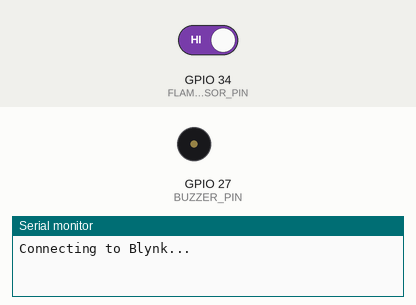
The sketch below on a simulated ESP32. On the bench: buzzer (waves = sounding), the last lines printed to the serial monitor. The test bench sets the inputs (shaded band); at power-on: GPIO 34 (FLAME_SENSOR_PIN) HIGH. WiFi joins after 1.5 s; servers stay silent unless stated.

Above: at 3.0 s.
3.1 s: GPIO 34 (FLAME_SENSOR_PIN) driven LOW
At 4.2 s:
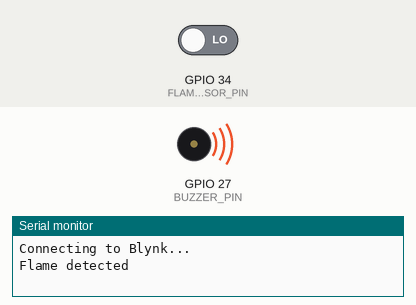
4.6 s: GPIO 34 (FLAME_SENSOR_PIN) driven HIGH
At 5.6 s:
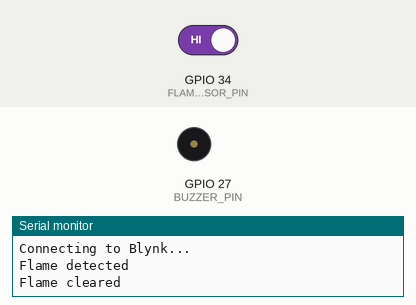
Timing chart, 0 to 7.6 s (numbered marks = the images above; inputs shaded):
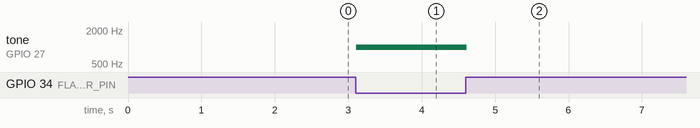

The sketch:

iot_application.ino
```cpp
#define BLYNK_TEMPLATE_ID "YOUR_TEMPLATE_ID"
#define BLYNK_TEMPLATE_NAME "Fire Alert System"
#define BLYNK_AUTH_TOKEN "YOUR_BLYNK_AUTH_TOKEN"

#include <WiFi.h>
#include <WiFiClient.h>
#include <BlynkSimpleEsp32.h>

char ssid[] = "YOUR_WIFI_SSID";
char pass[] = "YOUR_WIFI_PASSWORD";

#define FLAME_SENSOR_PIN 34
#define BUZZER_PIN 27

bool flamePreviouslyDetected = false;

void setup() {
  Serial.begin(115200);
  pinMode(FLAME_SENSOR_PIN, INPUT);
  pinMode(BUZZER_PIN, OUTPUT);

  Serial.println("Connecting to Blynk...");
  Blynk.begin(BLYNK_AUTH_TOKEN, ssid, pass);
}

void loop() {
  Blynk.run();

  int flame = digitalRead(FLAME_SENSOR_PIN);

  if (flame == LOW && !flamePreviouslyDetected) {
    flamePreviouslyDetected = true;
    Serial.println("Flame detected");
    tone(BUZZER_PIN, 1000);
    Blynk.logEvent("fire_alert", "Fire detected. Evacuate immediately.");
  }

  if (flame == HIGH && flamePreviouslyDetected) {
    flamePreviouslyDetected = false;
    Serial.println("Flame cleared");
    noTone(BUZZER_PIN);
  }

  delay(50);
}
```

Measured:
- after the input at 3.1 s, tone on GPIO 27 (BUZZER_PIN): silent → 1000 Hz at once
- after the input at 4.6 s, tone on GPIO 27 (BUZZER_PIN): 1000 Hz → silent at once
